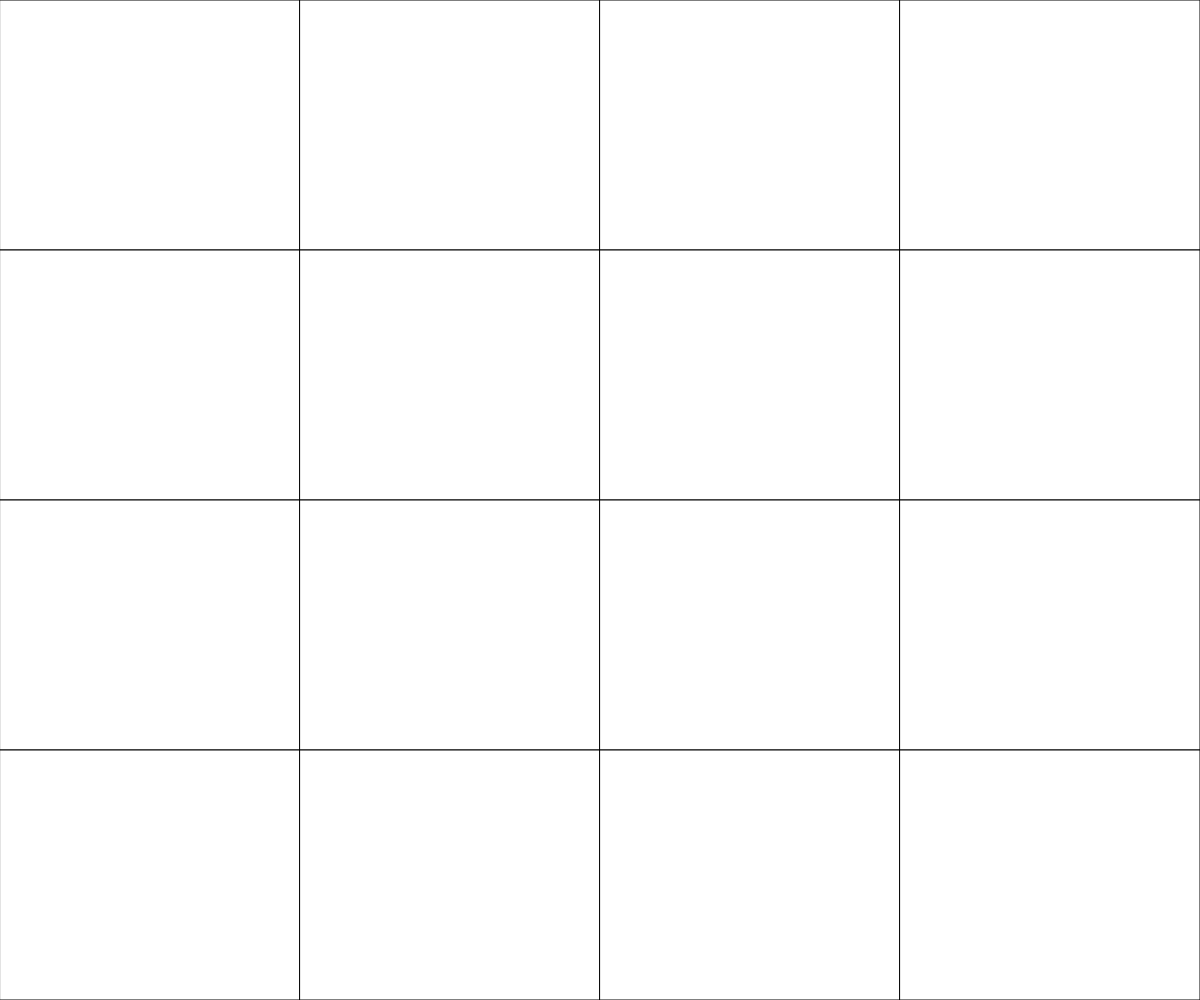
Frame 1 (no input)
Frame 60 (no input): identical to frame 1, image omitted
Frame 120 (the mouse pressed at the canvas centre since frame 60): identical to frame 1, image omitted

The p5.js sketch that drew this single still picture (run headless with seeded random() and noise() and a simulated clock; from frame 60 on, the mouse is pressed at the canvas centre):

// p5.js sketch
// ── sketch.js
// 2048 Type Game
// Noah Besse
// April 9th, 2018
let grid =[
  [0,0,0,0],
  [0,0,0,0],
  [0,0,0,0],
  [0,0,0,0]
];
let summon = true;
function setup() {
  createCanvas(windowWidth,windowHeight);

}

function draw() {
  drawgrid();
}

function drawgrid(){
  for (let i = 0;i < 4; i++){
    for(let j = 0;j < 4; j++){
      rect(i * width/4, j * height/4,width/4,height/4);
    }
  }
}

function summonSquare(){
  summon = false;
  if (summon === false){
    return null;
  }
  if (summon === true){
      
  }
}

function keyPressed(){
  if (key === "w" || key === "W" || keyCode === UP_ARROW){
    shiftUp();
    summonSquare();
  }
  if (key === "a" || key === "A" || keyCode === LEFT_ARROW){
    shiftLeft();
    summonSquare();
  }
  if (key === "s" || key === "S" || keyCode === DOWN_ARROW){
    shiftDown();
    summonSquare();
  }
  if (key === "d" || key === "D" || keyCode === RIGHT_ARROW){
    shiftRight();
    summonSquare();
  }
}

function shiftUp(){}
function shiftDown(){}
function shiftLeft(){}
function shiftRight(){}
